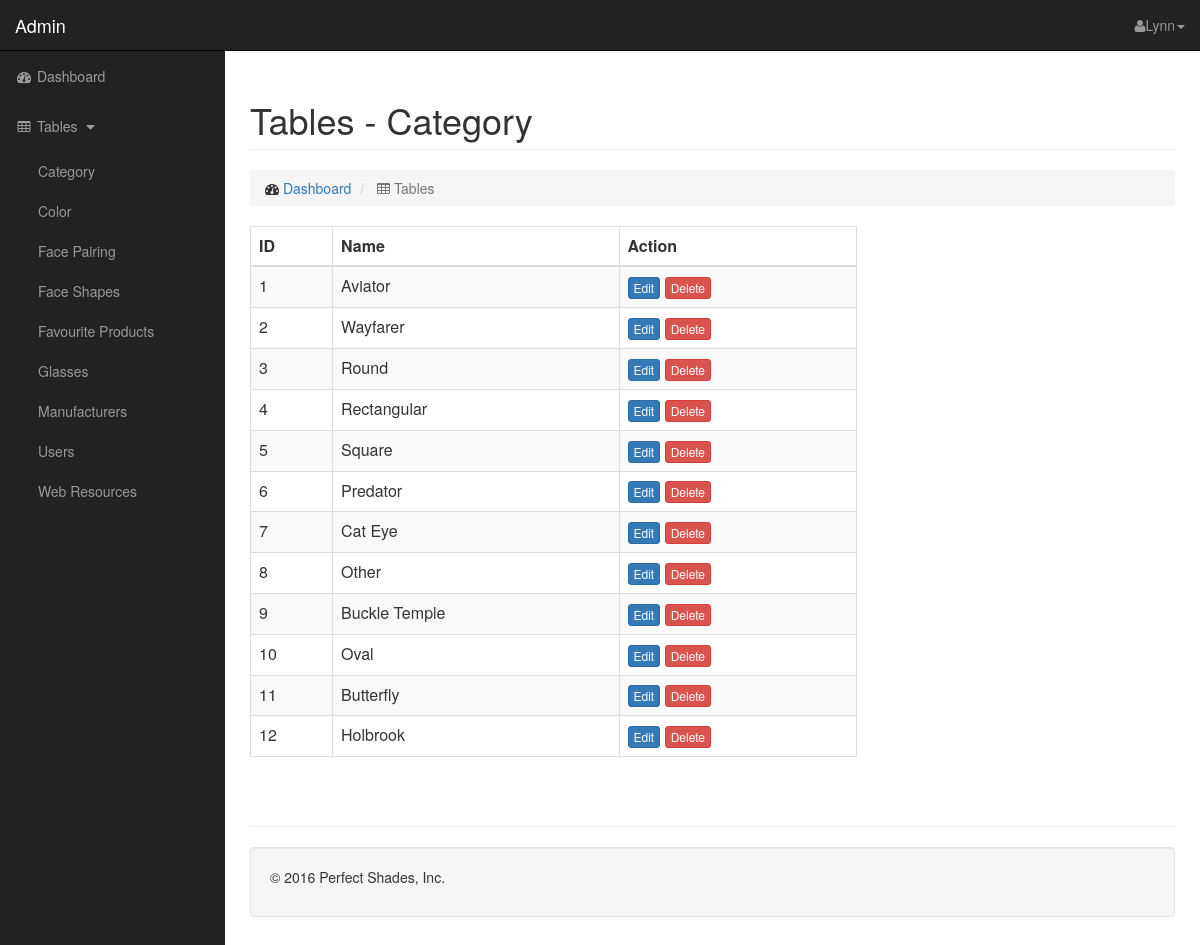
The page /tables_category.php on the database its author committed.
### tables this page shows
CREATE TABLE `categories` (
  `id` int(3) NOT NULL,
  `name` text NOT NULL
);

### database.php (called while the page is built, shortened)
<?php
class Database
{
	 private static $dsn = 'mysql:host=localhost;dbname=perfectshades';
     private static $username = 'root';
     private static $password = '';
    private static $db;
    public static function getDB()
    {
        if (!isset(self::$db)) {
            try {
                $db = new PDO(self::$dsn, self::$username, self::$password);
            } catch
            (PDOException $e) {
                $error_message = $e->getMessage();
                header("Location: database_error.html");
                exit();
            }
        }
        return $db;
    }
}
?>

### data_access.php (called while the page is built, shortened)
<?php
include_once "database.php";
class DataAccess
{
    public function getAll($table_name)
    {
        $query = "SELECT * FROM " . $table_name;
        $statement = Database::getDB()->prepare($query);
        $statement->execute();
        $statement->setFetchMode(PDO::FETCH_OBJ);
        $list = $statement->fetchAll();
        return $list;
    }
}

### business_object_base.php (called while the page is built, shortened)
<?php
include_once "data_access.php";
class BusinessObjectBase extends DataAccess implements iBusinessObject
{
    public function getAllData()
    {
        return parent::getAll($this->getTableName());
    }
}

### categories_bo.php (called while the page is built, shortened)
<?php
include_once "business_object_base.php";
class CategoriesBO extends BusinessObjectBase
{
    public function getTableName()
    {
        return self::TABLE_NAME;
    }
}

### tables_category.php (the view, shortened to what this page needs)
<?php
require_once ("categories_bo.php");
require_once("admin_header.php");
require_once("utils.php");
$categories = getAllCategories();
function displayCategories($categories){
    foreach ($categories as $category) {
        $id=$category->id;
        $name=$category->name;
        echo "<tr>
                <td>".$id."</td>
                <td>".$name."</td>
                <td><a href='#editor_category'
                class='open-EditCategoryDialog btn btn-xs btn-primary'
                data-toggle='modal'
                data-target='#EditCategoryModal' role='button'
                data-category-id='".$id."'
                data-category-name='".$name."'
                >Edit</a>
               <a href='tables_processing.php?id=".$id."&action=DeleteCategory'
               class='btn btn-xs btn-danger'>Delete</a></td>
            </tr>";
    }
};
?>
<!DOCTYPE html>
<html lang="en">
<?php include("admin_header.php");?>
<body>
    <div id="wrapper">
        <nav class="navbar navbar-inverse navbar-fixed-top" role="navigation">
            <div class="navbar-header">
                <a class="navbar-brand" href="admin.php">Admin</a>
            </div>
            <ul class="nav navbar-right top-nav">
                <li class="dropdown">
                    <a href="#" class="dropdown-toggle" data-toggle="dropdown"><i class="fa fa-user"></i>Lynn<b class="caret"></b></a>
                </li>
            </ul>
            <div class="collapse navbar-collapse navbar-ex1-collapse">
                <ul class="nav navbar-nav side-nav">
                    <li>
                        <a href="admin.php"><i class="fa fa-fw fa-dashboard"></i> Dashboard</a>
                    </li>
                    <li>
                        <a href="javascript:;" data-toggle="collapse" data-target="#tables">
                            <i class="fa fa-fw fa-table"></i> Tables <i class="fa fa-fw fa-caret-down"></i></a>
                        <ul id="tables">
                        </ul>
                    </li>
                </ul>
            </div>
        </nav>
        <div id="page-wrapper">
            <div class="container-fluid">
                <div class="row">
                    <div class="col-lg-12">
                        <h1 class="page-header">
                            Tables - Category
                        </h1>
                        <ol class="breadcrumb">
                            <li>
                                <i class="fa fa-dashboard"></i>  <a href="admin.php">Dashboard</a>
                            </li>
                            <li class="active">
                                <i class="fa fa-table"></i> Tables
                            </li>
                        </ol>
                    </div>
                </div>
                <div class="row">
                    <div class="col-lg-8">
                        <div class="table-responsive">
                            <table class="table table-bordered table-hover table-striped">
                                <thead>
                                    <tr>
                                        <th>ID</th>
                                        <th>Name</th>
                                        <th>Action</th>
                                    </tr>
                                </thead>
                                <tbody>
                                    <?php displayCategories($categories);?>
                                </tbody>
                            </table>
                        </div>
                    </div>
                </div>
                <div class="page-header">
                </div>
                <div class="well">
                    <p> © 2016 Perfect Shades, Inc.</p>
                </div>
            </div>
        </div>
    </div>
</body>
</html>

### css/admin.css (style rules this page uses)
body { margin-top: 100px; background-color: #222; }
@media (min-width:768px) { body { margin-top: 50px; } }
#wrapper { padding-left: 0; }
#page-wrapper { width: 100%; padding: 0; background-color: #fff; }
@media (min-width:768px) { #wrapper { padding-left: 225px; } }
@media (min-width:768px) { #page-wrapper { padding: 10px; } }
.top-nav { padding: 0 15px; }
.top-nav>li { display: inline-block; float: left; }
.top-nav>li>a { padding-top: 15px; padding-bottom: 15px; line-height: 20px; color: #999; }
@media (min-width:768px) { .side-nav { position: fixed; top: 51px; left: 225px; width: 225px; margin-left: -225px; border: none; border-radius: 0; overflow-y: auto; background-color: #222; bottom: 0; overflow-x: hidden; padding-bottom: 40px; } }
@media (min-width:768px) { .side-nav>li>a { width: 225px; } }
.side-nav>li>ul { padding: 0; }

### rows shown on the page
categories: id "1", name "Aviator"
categories: id "2", name "Wayfarer"
categories: id "3", name "Round"
categories: id "4", name "Rectangular"
categories: id "5", name "Square"
categories: id "6", name "Predator"
categories: id "7", name "Cat Eye"
categories: id "8", name "Other"
categories: id "9", name "Buckle Temple"
categories: id "10", name "Oval"
categories: id "11", name "Butterfly"
categories: id "12", name "Holbrook"

### other values the page prints
$table["table_name"] "Category"
$table["table_name"] "Color"
$table["table_name"] "Face Pairing"
$table["table_name"] "Face Shapes"
$table["table_name"] "Favourite Products"
$table["table_name"] "Glasses"
$table["table_name"] "Manufacturers"
$table["table_name"] "Users"
$table["table_name"] "Web Resources"
